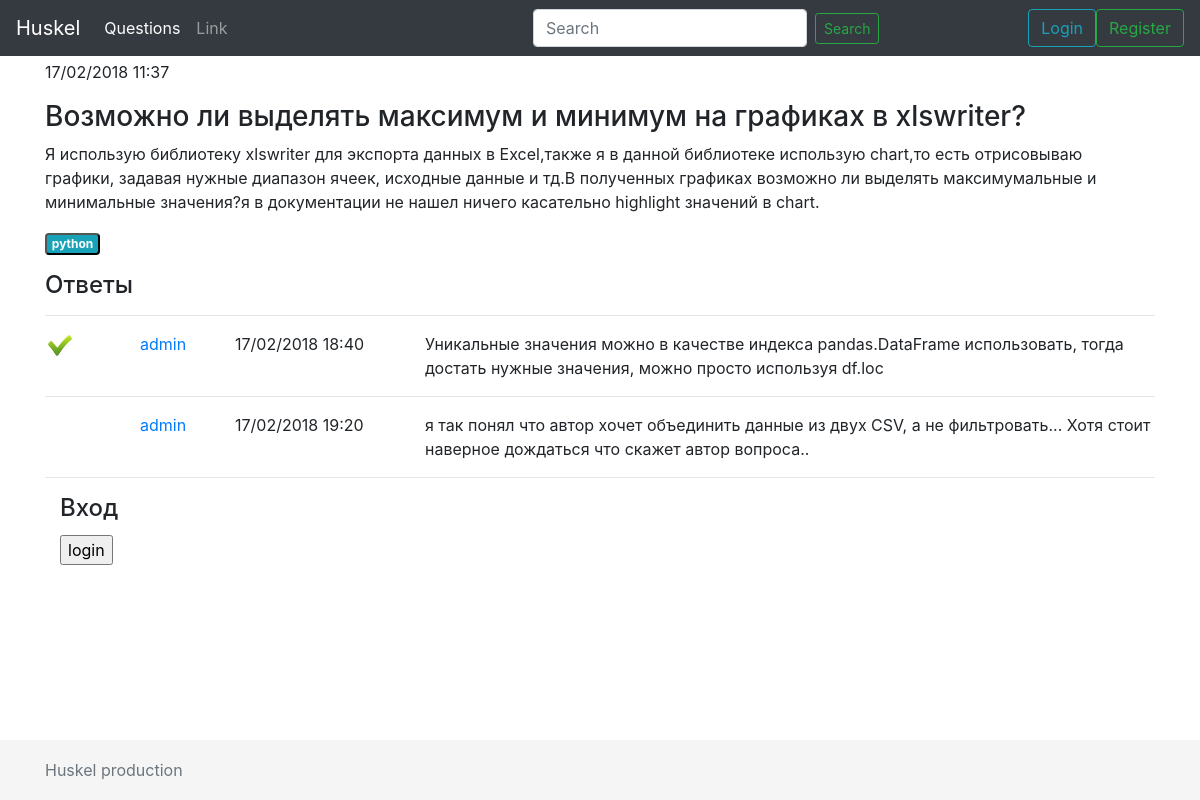
Screenshot of /questions/1 with the database file from the repository.
### questions/models.py (models this page shows)
class Question(models.Model):
    title = models.CharField(max_length=240)
    text = models.TextField(max_length=900)
    author = models.ForeignKey(Profile)
    pub_date = models.DateTimeField('date published')
    tags = models.ManyToManyField(Tag)

class Tag(models.Model):
    word = models.CharField(max_length=35)
    def __str__(self):
        return self.word

class Answer(models.Model):
    text = models.TextField(max_length=900)
    author = models.ForeignKey(Profile)
    date = models.DateTimeField('date created')
    is_right = models.BooleanField(default=False)
    question = models.ForeignKey(Question)

class Profile(AbstractUser):
    avatar = models.ImageField(upload_to='questions/static/images/avatars', blank=True, null=True)
    class Meta:
        app_label = 'questions'

### questions/views.py (the view)
# urls.py: url(r'(?P<question_id>\d+)$', views.detail),
def detail(request, question_id):
    question = get_object_or_404(Question, pk=question_id)
    answers = Answer.objects.filter(question=question).all()
    return render(request, 'questions/details.html', {'question': question, 'answers': answers})

### questions/templates/questions/details.html
{% extends 'main.html' %}
{% load static %}
{% block content %}
<p>{{ question.pub_date | date:"d/m/Y H:i" }}</p>
<h3>{{ question.title }}</h3>
<p>{{ question.text }}</p>
<p>
{% for tag in question.tags.all %}
    <button class="badge badge-info">{{ tag }}</button>
{% endfor %}
</p>
<h4>Ответы</h4><hr>
{% for answer in answers %}
    <div class="row">
        <div class="col-1">
            {% if answer.is_right %}<img width="30" src="{% static 'images/right.jpg' %}">{% endif %}
        </div>
        <div class="col-1">
            <a href="/user/{{ answer.author.id }}">{{ answer.author }}</a>
        </div>
        <div class="col-2">
            {{ answer.date | date:"d/m/Y H:i" }}
        </div>
        <div class="col-8">
            {{ answer.text }}
        </div>
    </div><hr>
{% endfor %}
{% endblock %}

### questions/static/css/main.css (style rules this page uses)
html { position: relative; min-height: 100%; }
body { margin-bottom: 60px; }

### rows the page displays
Question: pub_date "17/02/2018 11:37", title "Возможно ли выделять максимум и минимум на графиках в xlswriter?", text "Я использую библиотеку xlswriter для экспорта данных в Excel,также я в данной библиотеке использую chart,то есть отрисовываю графики, задавая нужные диапазон ячеек, исходные данные и тд.В полученных графиках возможно ли выделять максимумальные и минимальные значения?я в документации не нашел ничего касательно highlight значений в chart."
Tag: word "python"
Answer: is_right True (drawn), author "admin", date "17/02/2018 18:40", text "Уникальные значения можно в качестве индекса pandas.DataFrame использовать, тогда достать нужные значения, можно просто используя df.loc"
Answer: author "admin", date "17/02/2018 19:20", text "я так понял что автор хочет объединить данные из двух CSV, а не фильтровать... Хотя стоит наверное дождаться что скажет автор вопроса.."
